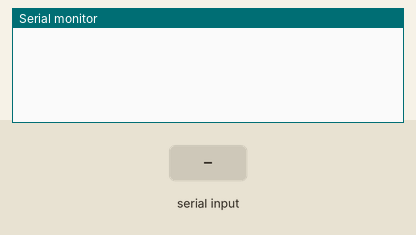
A sketch run on a simulated Arduino Uno, built with avr-gcc and run on an emulated ATmega328P. Parts: the last lines printed to the serial monitor. The inputs (shaded band) are chosen by the test bench.

Above: at 1.2 s.
1.3 s: "90,45\n" received over Serial
At 2.3 s:
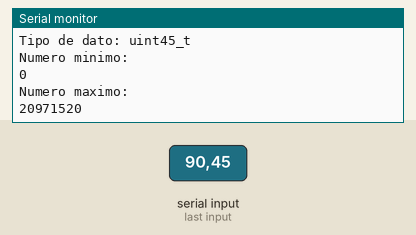
2.8 s: "30,150\n" received over Serial
At 3.5 s:
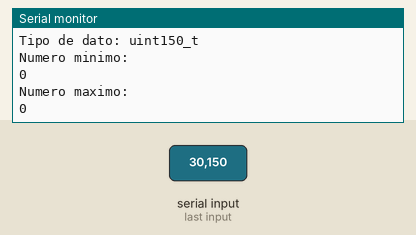
Timing chart, 0 to 5.8 s (numbered marks = the images above; inputs shaded):
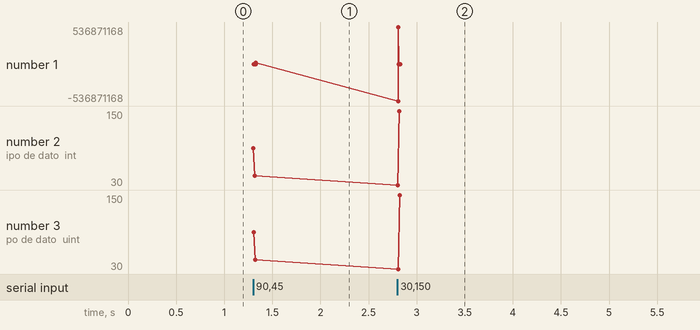

Measured:
- after the input at 1.3 s, the serial monitor: prints a new line at once (image 1)
- after the input at 2.8 s, the serial monitor: prints a new line at once (image 2)
- plotted number 2: 45 → 150 after the input at 2.8 s
- plotted number 3: 45 → 150 after the input at 2.8 s

The sketch:

Practica_1.ino
```cpp
#include "serial_class.h"

serial_class SC;

void setup() {
  Serial.begin(115200);
}

void loop() {
  SC.get_data();
}
```

serial_class.h
```cpp
class serial_class {
  public:
    int numero=0;
    int64_t minSigno;
    int64_t maxSigno;
    uint64_t minimo;
    uint64_t maximo;


  public:
    void get_data ( void );
    void get_min ( int );
    void get_max ( int );
    void post_data( int64_t, int64_t, uint64_t, uint64_t, int );


};

void serial_class::get_data( void ){
  if(Serial.available()!=0){
    numero = Serial.parseInt();
    if(numero != 0){
      get_min(numero);
      get_max(numero);
      post_data(minSigno, maxSigno, minimo, maximo, numero);
    }
  }
  //Serial.print(numero);
}

void serial_class::get_min (int num){
  minSigno = pow(2,(num-1))*(-1);
  minimo = 0;
}

void serial_class::get_max (int num){
  maxSigno = pow(2,(num-1))-1;
  maximo = pow(2,num)-1;
}

void serial_class::post_data (int64_t minSigno, int64_t maxSigno, uint64_t minimo, uint64_t maximo, int num){
  String n = String(num);
 Serial.println("==============================");
 Serial.println("Tipo de dato: int" + n + "_t");
 Serial.println("Numero minimo: ");
 Serial.println(minSigno);
 Serial.println("Numero maximo: ");
 Serial.println(maxSigno);


 Serial.println("Tipo de dato: uint" + n + "_t");
 Serial.println("Numero minimo: ");
 Serial.println(minimo);
 Serial.println("Numero maximo: ");
 Serial.println(maximo);

}
```
